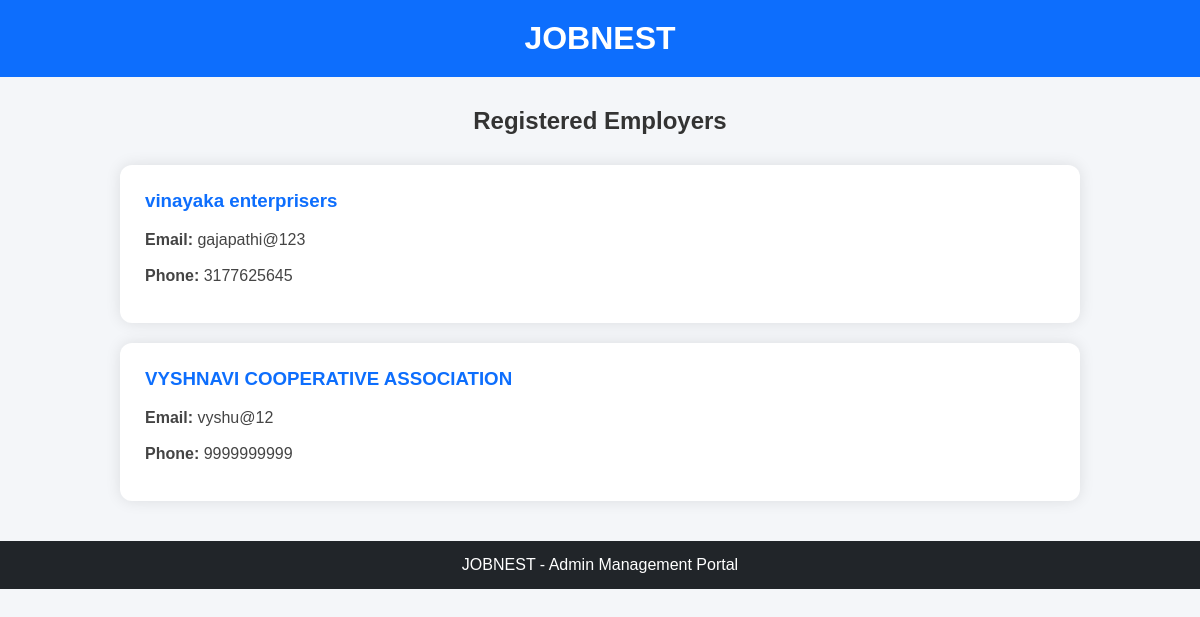
Screenshot of /view-employers/ with the database file from the repository.
### jobs/models.py (models this page shows, shortened)
class Employer(models.Model):
    company_name = models.CharField(max_length=100)
    email = models.EmailField(unique=True)
    phone = models.CharField(max_length=15)
    location = models.CharField(max_length=100)
    password = models.CharField(max_length=100)

### jobs/views.py (the view)
# urls.py: path(  'view-employers/',views.view_employers,name='view_employers'),
def view_employers(request):
    employers = Employer.objects.all()
    return render(
        request,
        'view_employers.html',
        {
            'employers': employers
        }
    )

### jobs/templates/view_employers.html (shortened to what this page needs)
<!DOCTYPE html>
<html>
<head>
</head>
<body>
    <div class="navbar">
        <h1>JOBNEST</h1>
    </div>
    <div class="container">
        <div class="page-title">
            <h2>Registered Employers</h2>
        </div>
        {% if employers %}
            {% for employer in employers %}
                <div class="employer-card">
                    <h3>{{ employer.company_name }}</h3>
                    <p>
                        <strong>Email:</strong>
                        {{ employer.email }}
                    </p>
                    <p>
                        <strong>Phone:</strong>
                        {{ employer.phone }}
                    </p>
                </div>
            {% endfor %}
        {% else %}
            <div class="no-data">
                <h3>No employers found.</h3>
            </div>
        {% endif %}
    </div>
    <div class="footer">
        <p>JOBNEST - Admin Management Portal</p>
    </div>
</body>
</html>

### jobs/templates/view_employers.html (style rules this page uses)
* { margin:0; padding:0; box-sizing:border-box; font-family:Arial, sans-serif; }
body { background:#f4f6f9; }
.navbar { background:#0d6efd; color:white; text-align:center; padding:20px; }
.container { width:80%; margin:auto; margin-top:30px; }
.page-title { text-align:center; margin-bottom:30px; }
.page-title h2 { color:#333; }
.employer-card { background:white; padding:25px; margin-bottom:20px; border-radius:12px; box-shadow:0 0 15px rgba(0,0,0,0.1); }
.employer-card h3 { color:#0d6efd; margin-bottom:15px; }
.employer-card p { margin-bottom:10px; color:#444; line-height:1.6; }
.footer { margin-top:40px; background:#212529; color:white; text-align:center; padding:15px; }

### rows the page displays
Employer: company_name "vinayaka enterprisers", email "gajapathi@123", phone "3177625645"
Employer: company_name "VYSHNAVI COOPERATIVE ASSOCIATION", email "vyshu@12", phone "9999999999"
